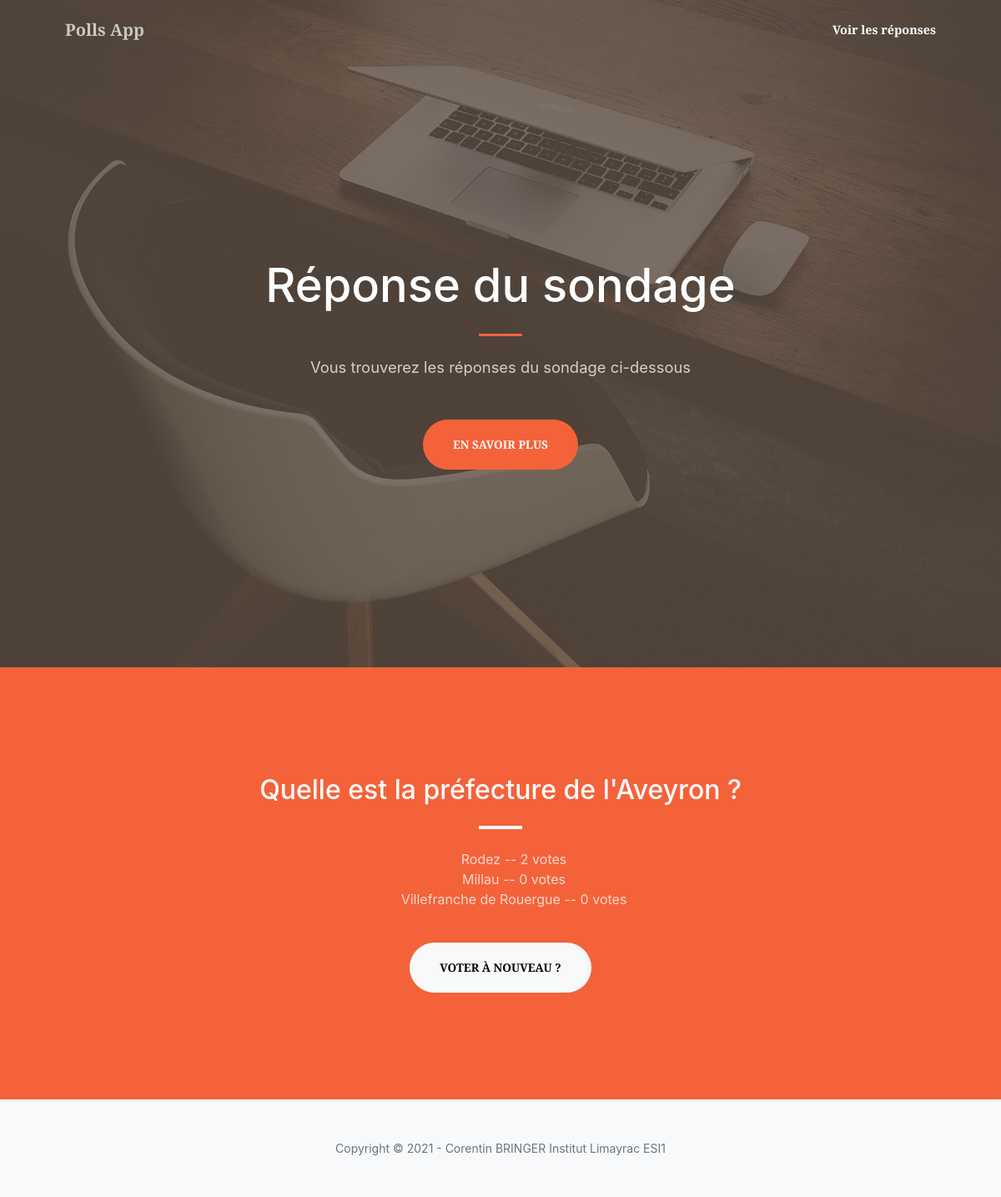
The app's page /polls/1/results/, older data.
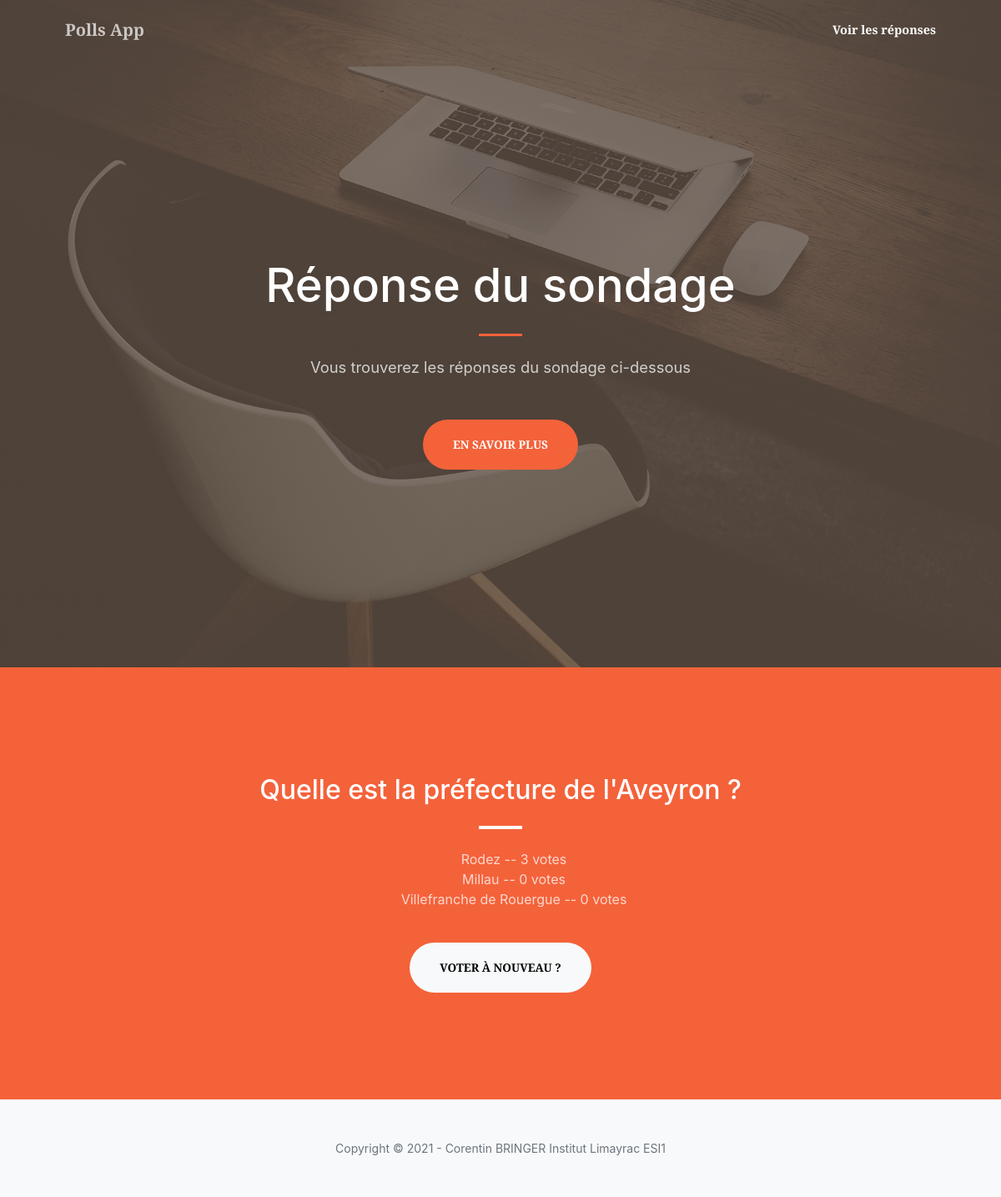
The same page, newer data.
### polls/models.py (models this page shows, shortened)
class Choice(models.Model):
    question = models.ForeignKey(Question, on_delete=models.CASCADE)
    choice_text = models.CharField(max_length=200)
    votes = models.IntegerField(default=0)

### polls/views.py (the view)
# urls.py: path('<int:pk>/results/', views.ResultsView.as_view(), name='results'),
class ResultsView(generic.DetailView):
    model = Question
    template_name = 'polls/results.html'

### polls/templates/polls/results.html (shortened to what this page needs)
<!DOCTYPE html>
<html lang="fr">
    <head>
        <link href="https://cdn.jsdelivr.net/npm/bootstrap-icons@1.5.0/font/bootstrap-icons.css" rel="stylesheet" />
        <link href="https://cdnjs.cloudflare.com/ajax/libs/SimpleLightbox/2.1.0/simpleLightbox.min.css" rel="stylesheet" />
        {% load static %}
        <link rel="stylesheet" type="text/css" href="{% static 'homepage/style.css' %}">
    </head>
    <body id="page-top">
        <nav class="navbar navbar-expand-lg navbar-light fixed-top py-3" id="mainNav">
            <div class="container px-4 px-lg-5">
                <a class="navbar-brand" href="/">Polls App</a>
                <div class="collapse navbar-collapse" id="navbarResponsive">
                    <ul class="navbar-nav ms-auto my-2 my-lg-0">
                        <li class="nav-item"><a class="nav-link" href="#about">Voir les réponses</a></li>
                    </ul>
                </div>
            </div>
        </nav>
        <header class="masthead">
            <div class="container px-4 px-lg-5 h-100">
                <div class="row gx-4 gx-lg-5 h-100 align-items-center justify-content-center text-center">
                    <div class="col-lg-8 align-self-end">
                        <h1 class="text-white font-weight-bold">Réponse du sondage</h1>
                        <hr class="divider" />
                    </div>
                    <div class="col-lg-8 align-self-baseline">
                        <p class="text-white-75 mb-5">Vous trouverez les réponses du sondage ci-dessous</p>
                        <a class="btn btn-primary btn-xl" href="#about">En savoir plus</a>
                    </div>
                </div>
            </div>
        </header>
        <section class="page-section bg-primary" id="about">
            <div class="container px-4 px-lg-5">
                <div class="row gx-4 gx-lg-5 justify-content-center">
                    <div class="col-lg-8 text-center">
                        <h2 class="text-white mt-0">{{ question.question_text }}</h2>
                        <hr class="divider divider-light" />
                        <ul>
                        {% for choice in question.choice_set.all %}
                            <li class="text-white-75">{{ choice.choice_text }} -- {{ choice.votes }} vote{{ choice.votes|pluralize }}</li>
                        {% endfor %}
                        </ul>
                        <a class="btn btn-light btn-xl mt-4" href="{% url 'polls:detail' question.id %}">Voter à nouveau ?</a>
                    </div>
                </div>
            </div>
        </section>
        <footer class="bg-light py-5">
            <div class="container px-4 px-lg-5"><div class="small text-center text-muted">Copyright &copy; 2021 - Corentin BRINGER Institut Limayrac ESI1</div></div>
        </footer>
    </body>
</html>

Row changes from the older to the newer data that the page shows:
changed Choice "Rodez": votes "2" → "3"
